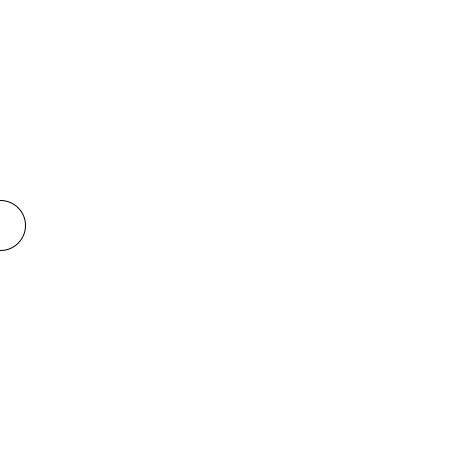
Frame 1 (no input)
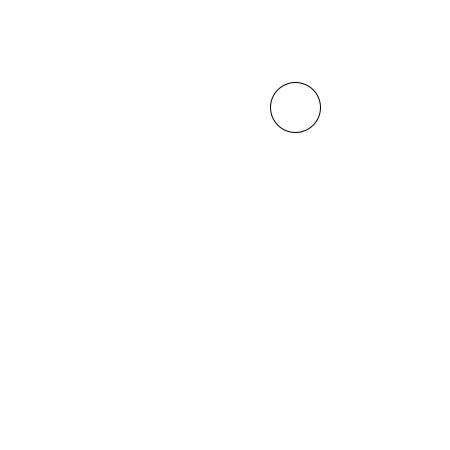
Frame 60 (the mouse pressed at the canvas centre just before this capture)
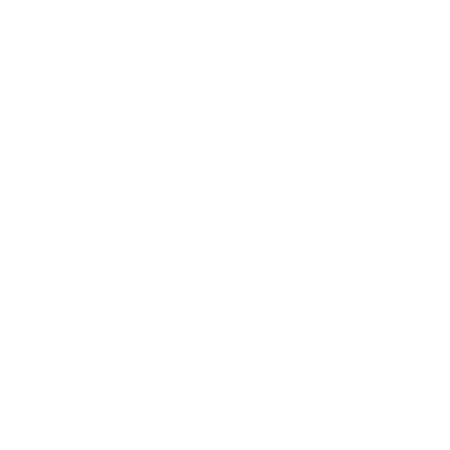
Frame 120 (the mouse held since frame 60 and released just before this capture)

The Processing sketch that drew these frames (run headless with seeded random() and noise(); from frame 60 on, the mouse is pressed at the canvas centre):

// Processing sketch: animation_Beispiel2_LSG
// ── animation_Beispiel2_LSG.pde
float posX;
float posY;

void setup() {
  size(450,450);
  posX = 0;
  posY = height/2;
}

void draw() {
  background(255);
  circle(posX, posY, 50);
  posX = posX + 5;
  posY = posY - 2;
}
